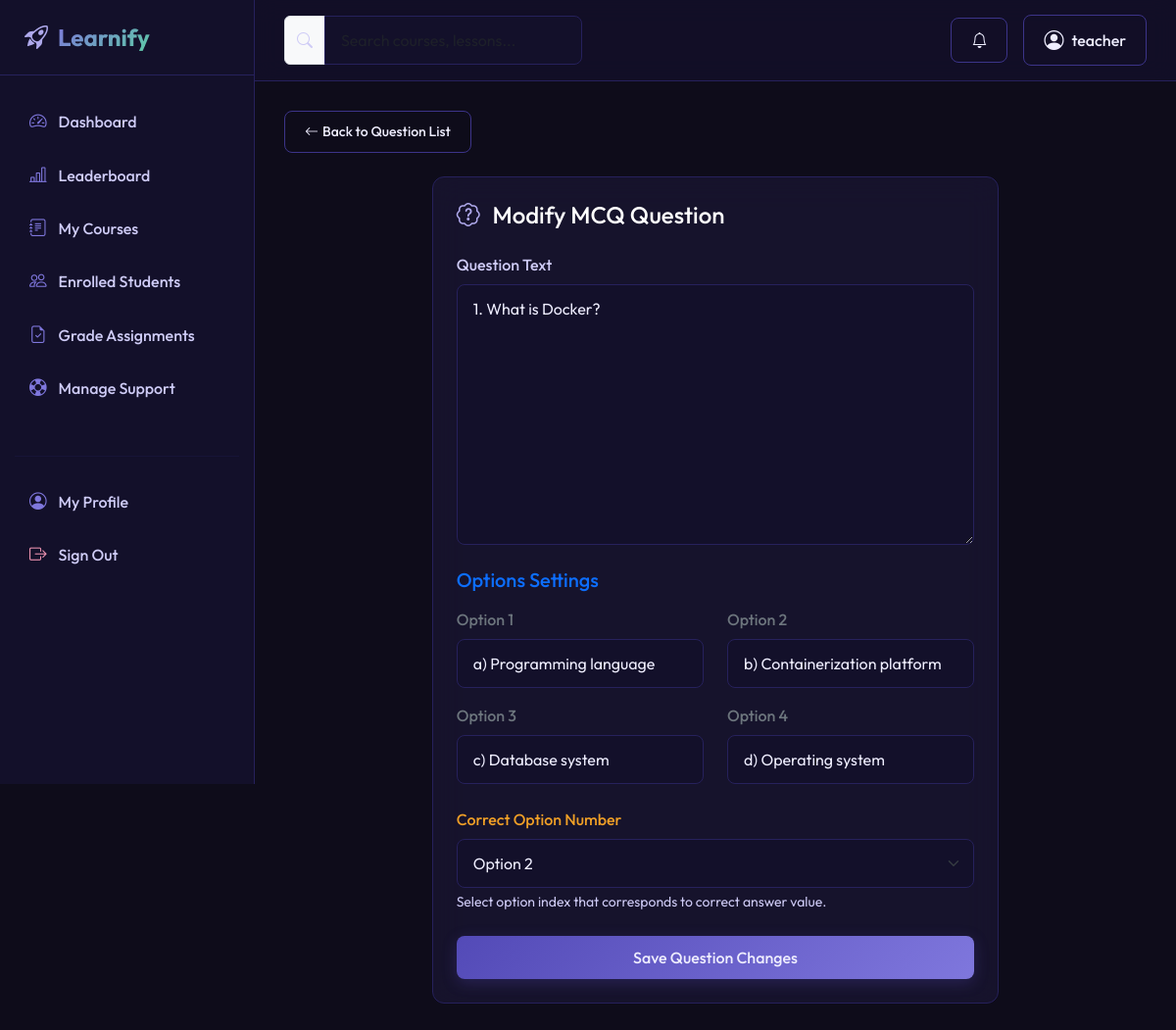
Page /quizzes/instructor/question/2/edit/ (signed in) on the committed database.
### apps/accounts/models.py (models this page shows, shortened)
class User(AbstractUser):
    ROLE_CHOICES = (
        ('student', 'Student'),
        ('instructor', 'Instructor'),
        ('admin', 'Admin'),
    )
    role = models.CharField(max_length=15, choices=ROLE_CHOICES, default='student')
    profile_picture = models.ImageField(upload_to='profile_pictures/', blank=True, null=True)
    bio = models.TextField(blank=True, null=True)

### apps/quizzes/models.py (models this page shows, shortened)
class Question(models.Model):
    quiz = models.ForeignKey(Quiz, on_delete=models.CASCADE, related_name='questions')
    question_text = models.TextField()
    option_1 = models.CharField(max_length=255)
    option_2 = models.CharField(max_length=255)
    option_3 = models.CharField(max_length=255)
    option_4 = models.CharField(max_length=255)
    OPTION_CHOICES = (
        (1, 'Option 1'),
        (2, 'Option 2'),
        (3, 'Option 3'),
        (4, 'Option 4'),
    )
    correct_option = models.IntegerField(choices=OPTION_CHOICES, help_text="Select the correct option number (1-4)")

### apps/quizzes/views.py (the view, shortened to what this page needs)
# urls.py: path('instructor/question/<int:pk>/edit/', views.QuestionUpdateView.as_view(), name='question_edit'),
class QuestionUpdateView(ApprovedInstructorRequiredMixin, UpdateView):
    model = Question
    form_class = QuestionForm
    template_name = 'quizzes/question_form.html'
    def get_queryset(self):
        return Question.objects.filter(quiz__course__instructor=self.request.user.instructor_profile)
    def get_context_data(self, **kwargs):
        context = super().get_context_data(**kwargs)
        context['quiz'] = self.get_object().quiz
        return context

### apps/quizzes/forms.py
class QuestionForm(forms.ModelForm):
    class Meta:
        model = Question
        fields = ('question_text', 'option_1', 'option_2', 'option_3', 'option_4', 'correct_option')
    def __init__(self, *args, **kwargs):
        super().__init__(*args, **kwargs)
        for field in self.fields:
            if field == 'correct_option':
                self.fields[field].widget.attrs.update({'class': 'form-select'})
            else:
                self.fields[field].widget.attrs.update({'class': 'form-control'})

### apps/accounts/views.py (called while the page is built)
    def test_func(self):
        user = self.request.user
        return (user.role == 'instructor' and
                hasattr(user, 'instructor_profile') and
                user.instructor_profile.is_approved) or user.is_superuser

### apps/notifications/context_processors.py (called while the page is built)
def unread_notifications(request):
    if request.user.is_authenticated:
        unread = Notification.objects.filter(user=request.user, is_read=False)
        return {
            'unread_notifications': unread,
            'unread_notifications_count': unread.count()
        }
    return {
        'unread_notifications': [],
        'unread_notifications_count': 0
    }

### templates/quizzes/question_form.html (shortened to what this page needs)
{% extends 'base.html' %}
{% block content %}
<div class="container-fluid px-0">
    <a href="{% url 'quizzes:quiz_questions_manage' quiz.id %}" class="btn btn-outline-premium btn-sm mb-4">
        <i class="bi bi-arrow-left me-1"></i>Back to Question List
    </a>
    <div class="row justify-content-center">
        <div class="col-lg-8">
            <div class="card glass-card p-4">
                <h4 class="text-white mb-4">
                    <i class="bi bi-patch-question text-purple me-2"></i>
                    {% if object %}Modify MCQ Question{% else %}Create MCQ Question{% endif %}
                </h4>
                <form method="post">
                    <div class="mb-4">
                        <label for="id_question_text" class="form-label">Question Text</label>
                        {{ form.question_text }}
                    </div>
                    <h5 class="text-primary mb-3">Options Settings</h5>
                    <div class="row mb-3">
                        <div class="col-md-6 mb-3 mb-md-0">
                            <label for="id_option_1" class="form-label text-secondary">Option 1</label>
                            {{ form.option_1 }}
                        </div>
                        <div class="col-md-6">
                            <label for="id_option_2" class="form-label text-secondary">Option 2</label>
                            {{ form.option_2 }}
                        </div>
                    </div>
                    <div class="row mb-4">
                        <div class="col-md-6 mb-3 mb-md-0">
                            <label for="id_option_3" class="form-label text-secondary">Option 3</label>
                            {{ form.option_3 }}
                        </div>
                        <div class="col-md-6">
                            <label for="id_option_4" class="form-label text-secondary">Option 4</label>
                            {{ form.option_4 }}
                        </div>
                    </div>
                    <div class="mb-4">
                        <label for="id_correct_option" class="form-label text-amber">Correct Option Number</label>
                        {{ form.correct_option }}
                        <small class="text-muted d-block mt-1">Select option index that corresponds to correct answer value.</small>
                    </div>
                    <button type="submit" class="btn btn-premium w-100">
                        {% if object %}Save Question Changes{% else %}Add Question to Quiz{% endif %}
                    </button>
                </form>
            </div>
        </div>
    </div>
</div>
{% endblock %}

### templates/navbar.html (shortened to what this page needs)
{% load static %}
<header class="top-navbar d-flex align-items-center justify-content-between">
    <div class="d-flex align-items-center gap-3">
        <form class="d-none d-md-flex align-items-center" action="{% url 'courses:course_list' %}" method="get">
            <div class="input-group">
                <span class="input-group-text bg-sidebar border-default text-muted">
                    <i class="bi bi-search"></i>
                </span>
                <input type="text" name="search" class="form-control bg-sidebar border-default text-primary" placeholder="Search courses, lessons..." value="{{ request.GET.search|default:'' }}">
            </div>
        </form>
    </div>
    <div class="d-flex align-items-center gap-3">
        {% if user.is_authenticated %}
            <div class="dropdown">
                <button class="btn btn-outline-premium position-relative" type="button" id="notifDropdown" data-bs-toggle="dropdown" aria-expanded="false">
                    <i class="bi bi-bell"></i>
                </button>
            </div>
            <div class="dropdown">
                <button class="btn btn-outline-premium d-flex align-items-center gap-2" type="button" id="profileDropdown" data-bs-toggle="dropdown" aria-expanded="false">
                    {% if user.profile_picture %}
                        <img src="{{ user.profile_picture.url }}" alt="Profile" class="rounded-circle" style="width: 28px; height: 28px; object-fit: cover;">
                    {% else %}
                        <i class="bi bi-person-circle fs-5"></i>
                    {% endif %}
                    <span class="d-none d-sm-inline">{{ user.username }}</span>
                </button>
            </div>
        {% else %}
            <a href="{% url 'accounts:login' %}" class="btn btn-outline-premium">Sign In</a>
            <a href="{% url 'accounts:register' %}" class="btn btn-premium">Get Started</a>
        {% endif %}
    </div>
</header>

### static/css/style.css (style rules this page uses)
:root { --bg-page: #0e0c1a; --bg-sidebar: #13102a; --bg-card: #1c1836; --border-default: #26215c; --border-strong: #3c3489; --text-primary: #eeedfe; --text-secondary: #cecbf6; --text-muted: #534ab7; --purple-main: #534ab7; --purple-accent: #7f77dd; --purple-soft: #afa9ec; --teal-bg: #04342c; --teal-border: #0f6e56; --teal-main: #5dcaa5; --teal-light: #9fe1cb; --amber-bg: #412402; --amber-border: #854f0b; --amber-main: #ef9f27; --amber-light: #fac775; --pink-bg: #4b1528; --pink-border: #993556; --pink-main: #ed93b1; --pink-light: #f4c0d1; --transition-speed: 0.3s; }
body { background-color: var(--bg-page); color: var(--text-primary); font-family: 'Outfit', sans-serif; overflow-x: hidden; }
a { color: var(--purple-soft); text-decoration: none; transition: color var(--transition-speed) ease; }
.top-navbar { background: rgba(19, 16, 42, 0.85); backdrop-filter: blur(12px); -webkit-backdrop-filter: blur(12px); border-bottom: 1px solid var(--border-default); position: sticky; top: 0; z-index: 998; padding: 15px 30px; }
.glass-card { background: rgba(28, 24, 54, 0.65); backdrop-filter: blur(16px); -webkit-backdrop-filter: blur(16px); border: 1px solid var(--border-default); border-radius: 12px; color: var(--text-primary); transition: transform var(--transition-speed) ease, border-color var(--transition-speed) ease, box-shadow var(--transition-speed) ease; }
.text-amber { color: var(--amber-main) !important; }
.text-purple { color: var(--purple-soft) !important; }
.btn-premium { background: linear-gradient(135deg, var(--purple-main), var(--purple-accent)); border: none; color: var(--text-primary); font-weight: 500; padding: 10px 20px; border-radius: 8px; box-shadow: 0 4px 15px rgba(83, 74, 183, 0.3); transition: all var(--transition-speed) ease; }
.btn-outline-premium { background: transparent; border: 1px solid var(--border-strong); color: var(--text-primary); font-weight: 500; padding: 10px 20px; border-radius: 8px; transition: all var(--transition-speed) ease; }
.form-control, .form-select { background-color: #13102a; border: 1px solid var(--border-default); color: var(--text-primary); border-radius: 8px; padding: 12px 16px; transition: border-color var(--transition-speed) ease, box-shadow var(--transition-speed) ease; }
.form-label { color: var(--text-secondary); font-weight: 500; margin-bottom: 8px; }
.text-muted { color: var(--text-secondary) !important; }

### rows in the picture
User: username "teacher"
Question: question_text "1. What is Docker?", option_1 "a) Programming language", option_2 "b) Containerization platform", option_3 "c) Database system", option_4 "d) Operating system", correct_option "Option 2"
